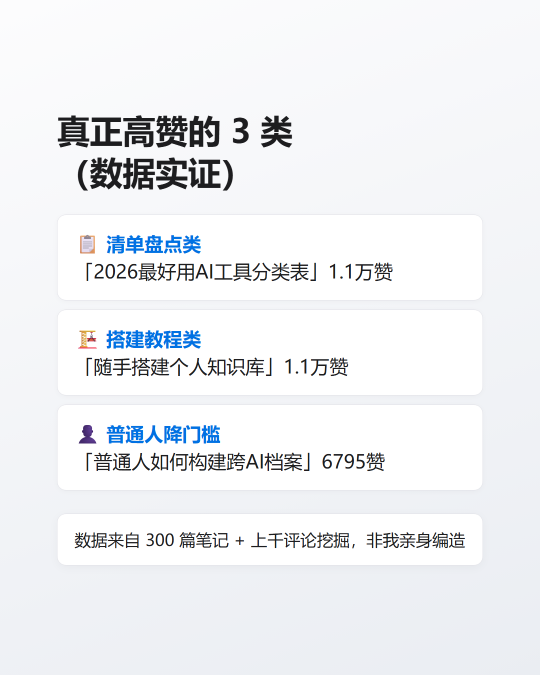
#> input picture xhs-content-studio/accounts/薄肌小王/发布包_D1/样稿_images/card3_高赞三类.png, 1080 x 1350 px, given in place of 样稿_images, which was not available (shown at 1/2 size)
$ python stitch_long_image.py '../../../../xhs-content-studio/accounts/薄肌小王/发布包_D1/样稿_images'
#> lines starting #> are read from the running program, lines starting #| are printed output that depends on the picture
#!/usr/bin/env python3
"""拼接电商详情长图：多张屏图 -> 750px 宽长图 + 切片。
用法: python stitch_long_image.py out/screen-*.png --width 750 --out out/detail-750.jpg
依赖: pip install pillow
"""
import argparse
import os
import sys
from PIL import Image


def stitch(paths, width, out_path):
    imgs = []
    for p in sorted(paths):
        im = Image.open(p).convert("RGB")
        if im.width != width:
            h = int(im.height * width / im.width)
            im = im.resize((width, h), Image.LANCZOS)
        imgs.append(im)
    total_h = sum(im.height for im in imgs) + (len(imgs) - 1) * 0  # 无间隙拼接
    canvas = Image.new("RGB", (width, total_h), (255, 255, 255))
    y = 0
    for im in imgs:
        canvas.paste(im, (0, y))
        y += im.height
    canvas.save(out_path, "JPEG", quality=88)
    return canvas.size


def slice_long(src_path, out_dir, max_h=1546):
    im = Image.open(src_path).convert("RGB")
    w, h = im.size
    os.makedirs(out_dir, exist_ok=True)
    n = (h + max_h - 1) // max_h
    names = []
    for i in range(n):
        top = i * max_h
        bot = min(top + max_h, h)
        crop = im.crop((0, top, w, bot))
        name = os.path.join(out_dir, f"slice-{i+1:02d}.jpg")
        crop.save(name, "JPEG", quality=88)
        names.append(name)
    return names


def main():
    ap = argparse.ArgumentParser()
    ap.add_argument("images", nargs="+", help="屏图路径（支持 glob）")
    ap.add_argument("--width", type=int, default=750)
    ap.add_argument("--out", default="out/detail-750.jpg")
    ap.add_argument("--slice-dir", default=None, help="长图切片输出目录，默认 <out_dir>/<out_name>-slices")
    args = ap.parse_args()

    os.makedirs(os.path.dirname(args.out) or ".", exist_ok=True)
    size = stitch(args.images, args.width, args.out)
#> in stitch, im is the input picture: PIL image 1080x1350 RGB; mean R, G, B 237.6, 239.3, 242.2
#> in stitch, `im = im.resize((width, h), Image.LANCZOS)`:
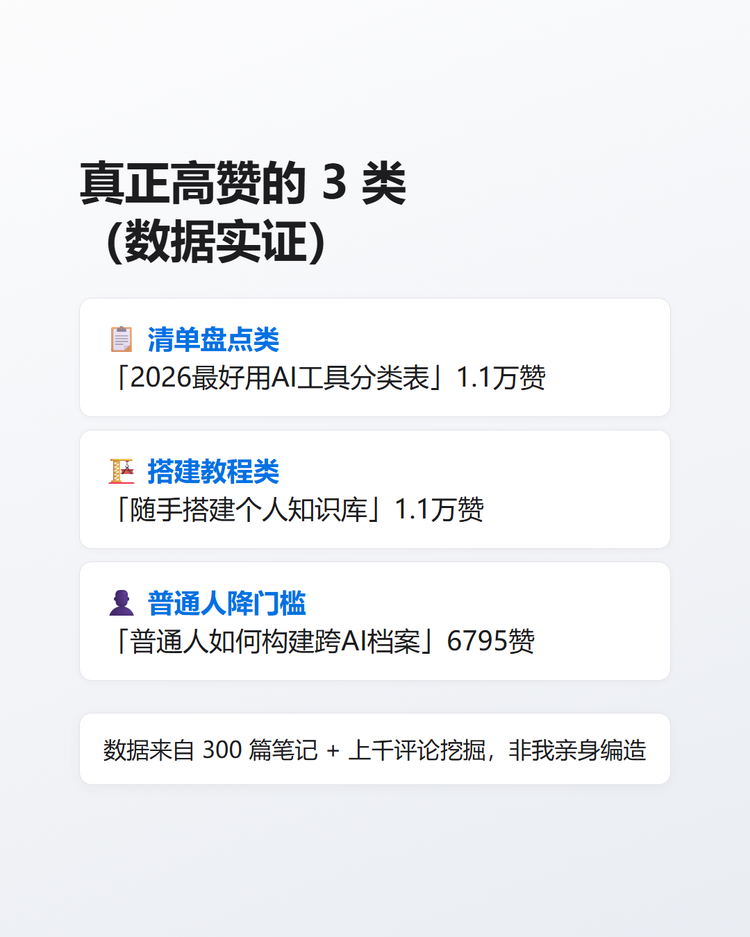
#> im: PIL image 750x937 RGB; mean R, G, B 237.5, 239.1, 242
#> in stitch, `total_h = sum(im.height for im in imgs) + (len(imgs) - 1) * 0`: total_h = 937
#> in stitch, `canvas = Image.new("RGB", (width, total_h), (255, 255, 255))`: canvas: PIL image 750x937 RGB; every value is 255
#> the loop in stitch, `for im in imgs:` made 1 pass
#> y on pass 1: 937
#> size = (750, 937)
    print(f"[ok] 长图已生成: {args.out} 尺寸={size}")
#| [ok] 长图已生成: out/detail-750.jpg 尺寸=(750, 937)

    slice_dir = args.slice_dir or os.path.join(
        os.path.dirname(args.out) or ".",
        os.path.splitext(os.path.basename(args.out))[0] + "-slices",
    )
    names = slice_long(args.out, slice_dir)
#> after the loop in slice_long, `for i in range(n):`: names = ['out/detail-750-slices/slice-01.jpg']
#> names = ['out/detail-750-slices/slice-01.jpg']
    print(f"[ok] 切片 {len(names)} 张 -> {slice_dir}")
#| [ok] 切片 1 张 -> out/detail-750-slices


if __name__ == "__main__":
    main()

$ run again, on xhs-content-studio/accounts/薄肌小王/发布包_D1/样稿_images/card4_四步模板.png
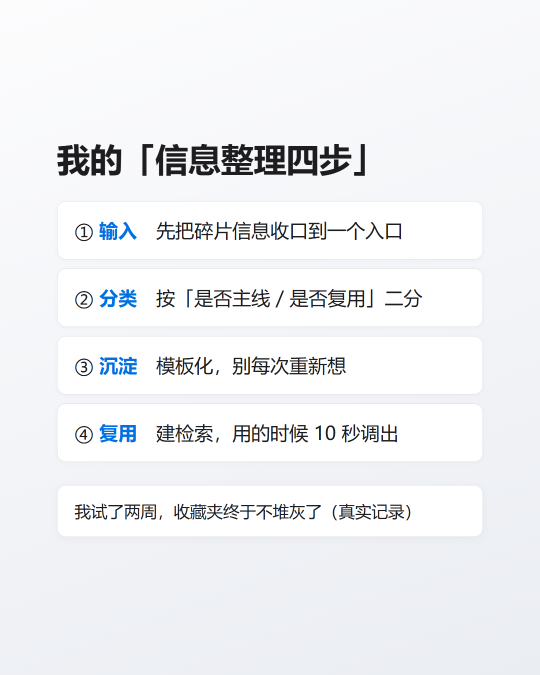
#> input picture xhs-content-studio/accounts/薄肌小王/发布包_D1/样稿_images/card4_四步模板.png, 1080 x 1350 px, given in place of 样稿_images, which was not available (shown at 1/2 size)
#> in stitch, im is the input picture: PIL image 1080x1350 RGB; mean R, G, B 238.8, 240.2, 242.6
#> in stitch, `im = im.resize((width, h), Image.LANCZOS)`:
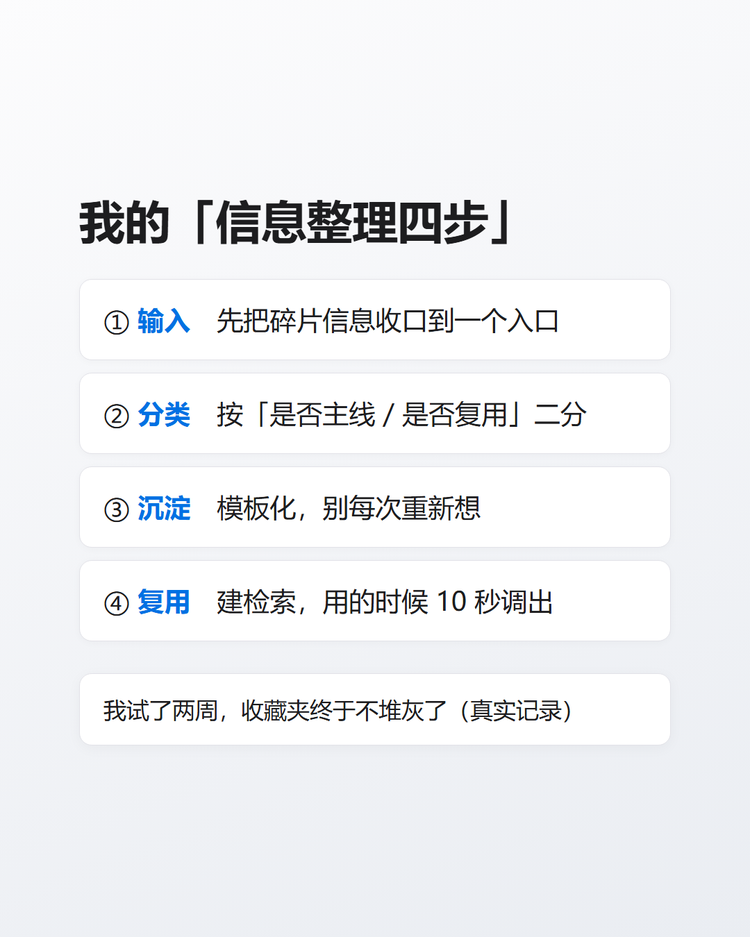
#> im: PIL image 750x937 RGB; mean R, G, B 238.6, 240, 242.4
#> total_h = 937
#> canvas: PIL image 750x937 RGB; every value is 255
#> the loop in stitch, `for im in imgs:` made 1 pass
#> y on pass 1: 937
#| [ok] 长图已生成: out/detail-750.jpg 尺寸=(750, 937)
#> after the loop in slice_long, `for i in range(n):`: names = ['out/detail-750-slices/slice-01.jpg']
#| [ok] 切片 1 张 -> out/detail-750-slices

$ run again, on xhs-content-studio/accounts/薄肌小王/发布包_D1/样稿_images/card5_钩子引导.png
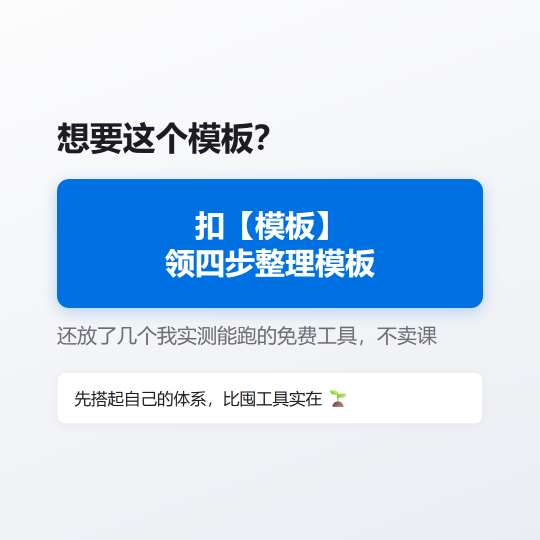
#> input picture xhs-content-studio/accounts/薄肌小王/发布包_D1/样稿_images/card5_钩子引导.png, 1080 x 1080 px, given in place of 样稿_images, which was not available (shown at 1/2 size)
#> in stitch, im is the input picture: PIL image 1080x1080 RGB; mean R, G, B 197.9, 218.3, 240.1
#> in stitch, `im = im.resize((width, h), Image.LANCZOS)`:
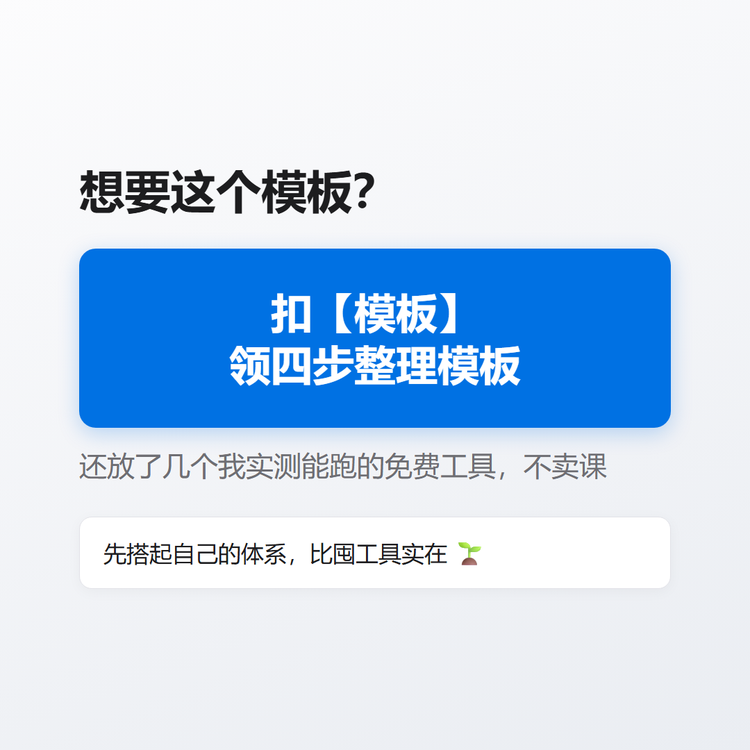
#> im: PIL image 750x750 RGB; mean R, G, B 197.9, 218.3, 240.1
#> total_h = 750
#> canvas: PIL image 750x750 RGB; every value is 255
#> the loop in stitch, `for im in imgs:` made 1 pass
#> y on pass 1: 750
#| [ok] 长图已生成: out/detail-750.jpg 尺寸=(750, 750)
#> after the loop in slice_long, `for i in range(n):`: names = ['out/detail-750-slices/slice-01.jpg']
#| [ok] 切片 1 张 -> out/detail-750-slices
